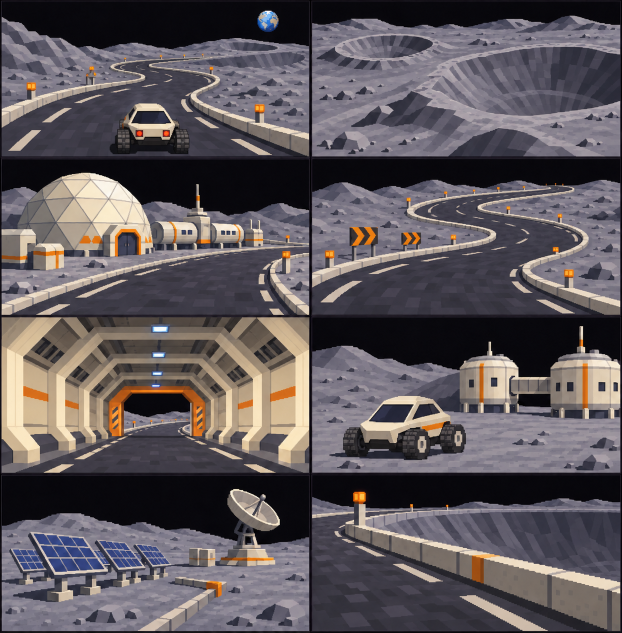
#> input picture docs/proposals/lunar-outpost/v2/moodboard.png, 1244 x 1265 px (shown at 1/2 size)
$ python build_board.py
#> lines starting #> are read from the running program, lines starting #| are printed output that depends on the picture
"""Reproducible preproduction drawings; no game files are changed."""
from pathlib import Path
import json, csv
import numpy as np
from scipy.interpolate import CubicSpline
from scipy.spatial import cKDTree
from shapely.geometry import LinearRing, LineString
import matplotlib
matplotlib.use('Agg')
import matplotlib.pyplot as plt
from matplotlib.patches import Circle, Rectangle
from matplotlib.collections import LineCollection
from PIL import Image

OUT = Path(__file__).parent
P=np.array([[-520,-300],[-740,-190],[-830,40],[-760,290],[-540,420],[-320,350],[-210,160],[-40,170],[50,370],[240,510],[500,460],[710,300],[770,50],[650,-120],[550,-260],[530,-420],[410,-580],[180,-600],[50,-430],[-110,-390],[-270,-500],[-440,-490],[-520,-300]],float)
t = np.r_[0,np.cumsum(np.linalg.norm(np.diff(P,axis=0),axis=1))]
curve = CubicSpline(t,P,bc_type='periodic')
u = np.linspace(0,t[-1],20001)
raw = curve(u)
scale = 4950 / np.linalg.norm(np.diff(raw,axis=0),axis=1).sum()
P *= scale
curve = CubicSpline(t,P,bc_type='periodic')
xy = curve(u)
ss = np.r_[0,np.cumsum(np.linalg.norm(np.diff(xy,axis=0),axis=1))]
s = np.linspace(0,4950,2476)
uu = np.interp(s,ss,u)
xy = curve(uu)
vel,acc = curve(uu,1),curve(uu,2)
k = (vel[:,0]*acc[:,1]-vel[:,1]*acc[:,0])/np.linalg.norm(vel,axis=1)**3
# Altitudes designed in metres, arbitrary local datum; start apron = +18 m.
zk = np.array([[0,18],[400,22],[900,45],[1250,49],[1550,42],[1900,59],[2200,69],[2500,62],[2900,43],[3300,26],[3550,24],[3800,30],[4100,20],[4400,14],[4700,17],[4950,18]],float)
profile = CubicSpline(zk[:,0],zk[:,1],bc_type='periodic')
z,grade = profile(s),profile(s,1)*100
distance3 = np.linalg.norm(np.diff(np.c_[xy,z],axis=0),axis=1).sum()
sectors = [0,550,1400,2300,3500,4950]
names = ['01  BASE LUNAIRE','02  CRATÈRE OCCIDENTAL','03  S DES CRÊTES','04  GRAND CRATÈRE ORIENTAL','05  BASSIN SUD & SAS']
colors = ['#e5bb72','#dc8d65','#9fbb9d','#81afc4','#b8a0c9']
craters = [dict(name='OCCIDENTAL',x=-550*scale,y=100*scale,r=270*scale,floor=-32,rim=50),dict(name='ORIENTAL',x=410*scale,y=160*scale,r=340*scale,floor=-75,rim=72),dict(name='SUD',x=280*scale,y=-380*scale,r=220*scale,floor=-28,rim=35),dict(name='IMPACT NORD',x=-100*scale,y=360*scale,r=140*scale,floor=-12,rim=30),dict(name='SATELLITE',x=-230*scale,y=-230*scale,r=145*scale,floor=-10,rim=22)]
# Corridor topology, separately from the conceptual terrain.
ring = LinearRing(xy)
edges = []
for side in [-1,1]:
    tangent = vel/np.linalg.norm(vel,axis=1)[:,None]
    edges.append(LinearRing(xy + side*11*np.c_[-tangent[:,1],tangent[:,0]]).is_simple)
metrics = dict(plan_length_m=4950,spatial_length_m=round(distance3,2),sample_step_plan_m=2,
    min_radius_m=round(1/np.max(abs(k)),2),max_uphill_percent=round(float(max(grade)),2),max_downhill_percent=round(float(min(grade)),2),
    z_min_m=round(float(min(z)),2),z_max_m=round(float(max(z)),2),climb_m=round(float(np.maximum(np.diff(z),0).sum()),2),
    closure_error_m=float(np.linalg.norm(xy[-1]-xy[0])),closed=True,axis_simple=bool(ring.is_simple),edge_22m_simple=bool(all(edges)),
    winding='clockwise',horizontal_interpolant='periodic cubic spline, chord-length parameter',vertical_interpolant='periodic cubic spline in horizontal chainage',
    curvature_sign_changes=int(np.sum(np.sign(k[1:])!=np.sign(k[:-1]))),
    scale_factor=float(scale),road_width_m=18,base_width_m=22,tunnel_chainage_m=[4480,4660],
    sector_boundaries_m=sectors,width_transition_chainages_m=[[280,360],[4770,4850]],craters=craters,control_points_xy_m=P.tolist(),profile_knots_sz_m=zk.tolist(),
    status='Concept coordinates; not imported or playtested in Redline Racer. Profile indicative of intended design, not surveyed topography.')
(OUT/'geometry.json').write_text(json.dumps(metrics,ensure_ascii=False,indent=2),encoding='utf-8')
with (OUT/'centreline.csv').open('w',newline='',encoding='utf-8') as f:
    w=csv.writer(f);w.writerow(['chainage_plan_m','east_m','north_m','altitude_m','grade_percent','curvature_per_m'])
    w.writerows(zip(s,xy[:,0],xy[:,1],z,grade,k))
print(json.dumps(metrics,ensure_ascii=False,indent=2))

BG='#10151c'; FG='#eee9db'; MUTED='#9da9b4'
plt.rcParams.update({'font.family':'DejaVu Sans','text.color':FG,'axes.labelcolor':MUTED,'xtick.color':MUTED,'ytick.color':MUTED,'font.size':10,'svg.fonttype':'none'})

def at(st): return np.array([np.interp(st,s,xy[:,0]),np.interp(st,s,xy[:,1])])

def mapdraw(ax):
    ax.set_facecolor('#1b222b')
    # Territorial masses established before route: bowls, rims, ejecta and saddle.
    gx=np.linspace(-950,1060,350)*scale; gy=np.linspace(-680,690,260)*scale
    X,Y=np.meshgrid(gx,gy); H=np.ones_like(X)*8
    for c in craters:
        R=np.hypot(X-c['x'],Y-c['y'])/c['r']
        angle=np.arctan2(Y-c['y'],X-c['x'])
        rim=(35+15*np.sin(angle)) if c['name']=='OCCIDENTAL' else ((46+26*np.sin(angle)) if c['name']=='ORIENTAL' else c['rim'])
        H += (rim-8)*np.exp(-((R-1)/.25)**2)+(c['floor']-8)*np.exp(-(R/.67)**4)
    H+=45*np.exp(-((X+25*scale)/(260*scale))**2-((Y-270*scale)/(120*scale))**2)
    # Graded shoulder and cut/fill transition. This is a conceptual designed terrain,
    # not a surveyed DEM; the road centre altitude is the authoritative profile.
    dist,idx=cKDTree(xy).query(np.c_[X.ravel(),Y.ravel()]);dist=dist.reshape(X.shape);idx=idx.reshape(X.shape)
    blend=np.clip((dist-15)/55,0,1);blend=blend*blend*(3-2*blend)
    H=blend*H+(1-blend)*z[idx]
    ax.contourf(X,Y,H,levels=[-90,-60,-30,-10,10,25,40,55,70,100],colors=['#151d27','#1c2632','#25313e','#303d49','#3d4955','#4c5661','#5c626b','#6c6e74','#7a7a7c'])
    ax.contour(X,Y,H,levels=[-60,-30,0,30,60],colors='#9ca4aa',linewidths=.35,alpha=.28)
    for c in craters:
        ax.add_patch(Circle((c['x'],c['y']),c['r'],fill=False,ec='#b4b5ac',lw=.7,ls=(0,(3,5)),alpha=.5))
        ax.text(c['x'],c['y'],c['name']+'\nØ '+str(round(2*c['r']))+' m\nfond '+str(c['floor'])+' m',ha='center',va='center',fontsize=8,color='#bec7d0',linespacing=1.6)
    # Service links, deliberately distinct from the racing ribbon.
    base=np.array([-530,-235])*scale
    for pts in [[base,[-480*scale,-280*scale],[-420*scale,-300*scale]], [base,[-300*scale,-425*scale],at(4590)], [at(880),[-750*scale,350*scale]], [at(2550),[850*scale,180*scale]]]:
        q=np.array(pts); ax.plot(q[:,0],q[:,1],ls='--',lw=1,color='#8c918e',alpha=.8)
    # Width to scale via polygon band, with separate thin sector centerline.
    tangent=vel/np.linalg.norm(vel,axis=1)[:,None]; normal=np.c_[-tangent[:,1],tangent[:,0]]
    down=np.clip((s-280)/80,0,1); down=down*down*(3-2*down)
    up=np.clip((s-4770)/80,0,1); up=up*up*(3-2*up)
    width=11-2*down+2*up
    left,right=xy+normal*width[:,None],xy-normal*width[:,None]
    ax.fill(np.r_[left[:,0],right[::-1,0]],np.r_[left[:,1],right[::-1,1]],color='#e7e2d0',zorder=5)
    for j,(a,b) in enumerate(zip(sectors[:-1],sectors[1:])):
        mask=(s>=a)&(s<=b);ax.plot(*xy[mask].T,color=colors[j],lw=2,zorder=6)
        for st in np.arange(a+150,b,330):
            p,q=at(st-14),at(st+14);ax.annotate('',xy=q,xytext=p,arrowprops=dict(arrowstyle='-|>',color=BG,lw=1.4,mutation_scale=12),zorder=8)
        p=at(a);ax.scatter(*p,s=85,c=colors[j],edgecolor=BG,zorder=9);ax.text(*p,str(j+1),ha='center',va='center',color=BG,weight='bold',fontsize=8,zorder=10)
    # Gallery physically follows the final gentle bend.
    mask=(s>=4480)&(s<=4660); ax.plot(*xy[mask].T,color=FG,lw=7,zorder=7);ax.plot(*xy[mask].T,color='#5d536a',lw=4,zorder=8)
    p=at(0); ax.annotate('DÉPART / ARRIVÉE\n0 / 4 950 m',xy=p,xytext=(-905*scale,-430*scale),fontsize=9,color=FG,arrowprops=dict(arrowstyle='-',color=FG,lw=.8),zorder=12)
    for x,y,r in [(*base,30),(-480*scale,-235*scale,10),(-453*scale,-235*scale,10)]:
        ax.add_patch(Circle((x,y),r,fc='#e7e2d0',ec=BG,lw=1,zorder=10))
    ax.text(base[0],base[1]+65,'DÔME / HABITAT',ha='center',fontsize=8)
    for j in range(4):ax.add_patch(Rectangle((-460*scale+j*20,-300*scale),13,28,fc='#547f9e',ec='#a2b3bf',lw=.4))
    ax.text(-410*scale,-335*scale,'SOLAIRE',ha='center',fontsize=7)
    installations=[(-750,350,'RELAIS',(-870,425)),(850,180,'SCIENCE',(1000,310)),(-300,-425,'GARAGE / BUGGY',(-80,-650))]
    for x,y,label,txt in installations:
        ax.scatter(x*scale,y*scale,marker='s',s=26,color='#e7e2d0',zorder=9)
        ax.annotate(label,xy=(x*scale,y*scale),xytext=np.array(txt)*scale,ha='right' if label=='SCIENCE' else 'left',fontsize=7,arrowprops=dict(arrowstyle='-',color=MUTED,lw=.6))
    ax.annotate('CRÊTE · RÉVÉLATION TERRE',xy=at(2200),xytext=(-170*scale,620*scale),ha='center',fontsize=8,arrowprops=dict(arrowstyle='-',color=MUTED,lw=.7))
    ax.annotate('GALERIE 180 m · SAS OUVERTS',xy=at(4570),xytext=(-670*scale,-630*scale),fontsize=8,arrowprops=dict(arrowstyle='-',color=MUTED,lw=.7))
    ax.text(910*scale,590*scale,'N ↑',ha='center',fontsize=14)
    ax.plot([-870*scale,-870*scale+250],[-590*scale]*2,color=FG,lw=3)
    ax.text(-870*scale+125,-565*scale,'250 m',ha='center',fontsize=8)
    ax.set_xlim(gx[0],gx[-1]);ax.set_ylim(gy[0],gy[-1]);ax.set_aspect('equal')
    ax.set_xlabel('Est / ouest · mètres');ax.set_ylabel('Nord / sud · mètres');ax.tick_params(labelsize=7)
    for spine in ax.spines.values():spine.set_color('#44505d')

def profdraw(ax):
    ax.set_facecolor(BG)
    for j,(a,b) in enumerate(zip(sectors[:-1],sectors[1:])):
        m=(s>=a)&(s<=b);ax.fill_between(s[m],z[m],0,color=colors[j],alpha=.12);ax.plot(s[m],z[m],c=colors[j],lw=2)
    ax.axvspan(4480,4660,color=FG,alpha=.1)
    ax.set_xlim(0,4950);ax.set_ylim(0,90);ax.set_yticks([0,30,60,90]);ax.grid(alpha=.12)
    ax.set_xlabel('Chaînage horizontal (m)',fontsize=8);ax.set_ylabel('Altitude (m)',fontsize=8)
    ax.tick_params(labelsize=7)
    for st,label in [(0,'BASE'),(1200,'REBORD O.'),(2200,'CRÊTE'),(2900,'DESCENTE E.'),(4570,'SAS')]:
        ax.text(st+20,float(profile(st))+7,label,fontsize=6.5,color=MUTED)
    for sp in ax.spines.values():sp.set_visible(False)

fig=plt.figure(figsize=(26,17),facecolor=BG)
fig.text(.035,.952,'REDLINE RACER   /   TRACK DESIGN STUDY 06 / V2',fontsize=11,color='#d68a42',weight='bold')
fig.text(.035,.907,'LUNAR OUTPOST',fontsize=44,weight='bold')
fig.text(.036,.875,'Trois lobes, des S de liaison et un buggy lunaire à cabine fermée.',fontsize=14,color=MUTED)
fig.text(.965,.94,'4,95 km  /  5 secteurs',ha='right',fontsize=22)
fig.text(.965,.912,f"18–22 m de large   ·   relief {z.min():.0f}–{z.max():.0f} m   ·   pente max. {max(abs(grade)):.1f} %",ha='right',fontsize=12,color=MUTED)
fig.text(.965,.88,'V2 / TRACÉ REMANIÉ / 17 NOV. 2026',ha='right',fontsize=10,color=MUTED)
fig.text(.035,.837,'01 / TERRITOIRE & BOUCLE À L’ÉCHELLE',fontsize=12,weight='bold')
fig.text(.587,.837,'02 / MOODBOARD ORIGINAL · INTENTIONS, PAS CAPTURES DU JEU',fontsize=10,weight='bold')
ax=fig.add_axes([.045,.365,.515,.45]);mapdraw(ax)
art=fig.add_axes([.585,.335,.38,.482]);art.imshow(Image.open(OUT/'moodboard.png'));art.axis('off')
# Labels follow the row-major ordering of the original contact sheet.
captions=[('01  COURBE SIGNATURE','Garder : buggy fermé, S ouverts.','Écarter : route proche du vide sans retenue.'),('02  TERRITOIRE','Garder : impacts de tailles variées.','Écarter : relief détaillé au bord roulable.'),('03  COLONIE 1978','Garder : dôme facetté, modules courts.','Écarter : ville spatiale continue.'),('04  CRÊTE','Garder : balisage avant le sommet.','Écarter : virage caché après la bosse.'),('05  GALERIE','Garder : anneaux, sortie éclairée.','Écarter : sas mobiles pendant la course.'),('06  BUGGY LUNAIRE','Garder : toit et vitres opaques.','Écarter : cockpit ouvert, joueurs visibles.'),('07  ÉNERGIE / RELAIS','Garder : îlot technique compact.','Écarter : antenne dominante façon Area 51.'),('08  GUIDAGE','Garder : sol sombre, bordure ivoire.','Écarter : néon continu et faible contraste.')]
for j,(title,a,b) in enumerate(captions):
    x=.587+(j%2)*.195; y=.31-(j//2)*.061
    fig.text(x,y,title,fontsize=9,color='#e5bb72',weight='bold')
    fig.text(x,y-.016,a,fontsize=7.5,color=FG);fig.text(x,y-.030,b,fontsize=7.5,color=MUTED)
fig.text(.035,.321,'03 / PROFIL LONGITUDINAL PROPOSÉ',fontsize=12,weight='bold')
fig.text(.035,.301,'Indicatif : altitudes conçues, sans relevé réel ni validation en jeu. Même axe que le plan.',fontsize=8,color=MUTED)
prof=fig.add_axes([.055,.165,.49,.12]);profdraw(prof)
for j,n in enumerate(names):
    x=.035+(j%3)*.175;y=.112-(j//3)*.023
    fig.text(x,y,n,fontsize=8,color=colors[j],weight='bold')
fig.text(.035,.059,'Secteurs colorés = document. Pointillés = dessertes. Terrain et terrassements indicatifs ; échelle XY uniforme.',fontsize=8,color=MUTED)
fig.text(.035,.04,f"BOUCLE VÉRIFIÉE   fermeture 0 m · aucun croisement · rayon min. {metrics['min_radius_m']:.0f} m · longueur 3D {distance3:.0f} m",fontsize=9,color=FG)
for j,c in enumerate(['#070b13','#777f8c','#303640','#e7e2d0','#547f9e','#d68a42']):
    fig.add_artist(Rectangle((.587+j*.063,.055),.055,.017,transform=fig.transFigure,fc=c,ec='#68717b',lw=.5))
fig.text(.587,.04,'ISOLEMENT / ÉLAN / MINÉRAL / ANALOGIQUE / HORIZON',fontsize=8,color=MUTED)
fig.savefig(OUT/'planche-lunar-outpost.png',dpi=170,facecolor=BG)
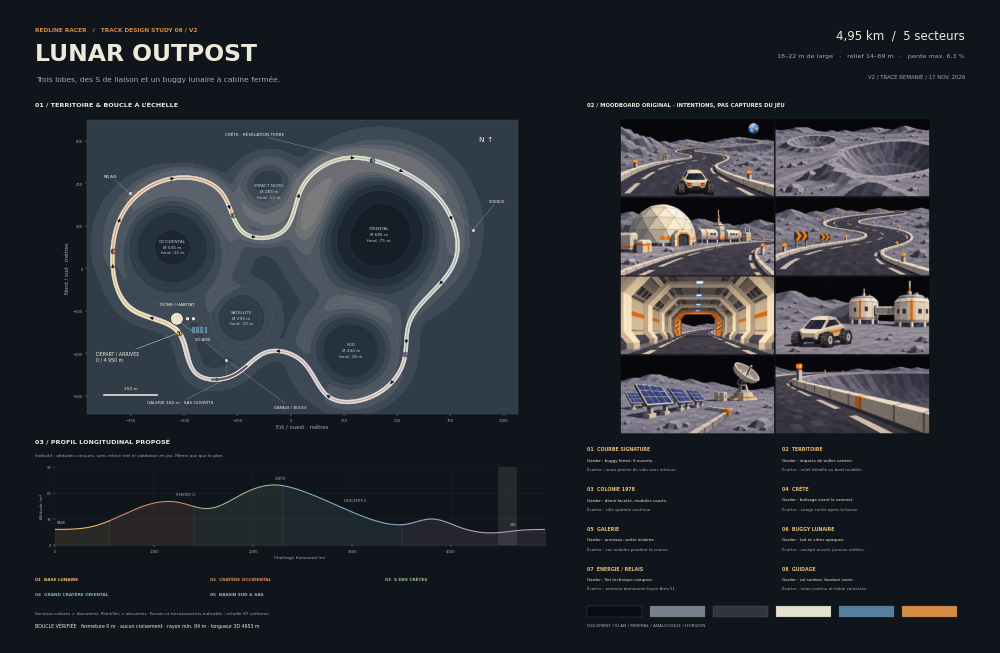
#> figure drawn by matplotlib, 3 panels; panel 3: curve peaks at x = 550, y = 27.97; panel 3: curve peaks at x = 1146, y = 50.11; panel 3: curve peaks at x = 2214, y = 69.02
fig.savefig(OUT/'planche-lunar-outpost.svg',facecolor=BG)
plt.close(fig)
fig=plt.figure(figsize=(15,11),facecolor=BG);a=fig.add_axes([.08,.09,.86,.80]);mapdraw(a);fig.suptitle('LUNAR OUTPOST — Plan territorial et tracé coté',fontsize=20,y=.96);fig.text(.08,.025,'Mètres · sens horaire · route 18 m / base 22 m · courbes de niveau conceptuelles, non relevées',color=MUTED);fig.savefig(OUT/'plan-territorial.png',dpi=180);plt.close(fig)
#> after `fig = plt.figure(figsize=(15, 11), facecolor=BG)`:
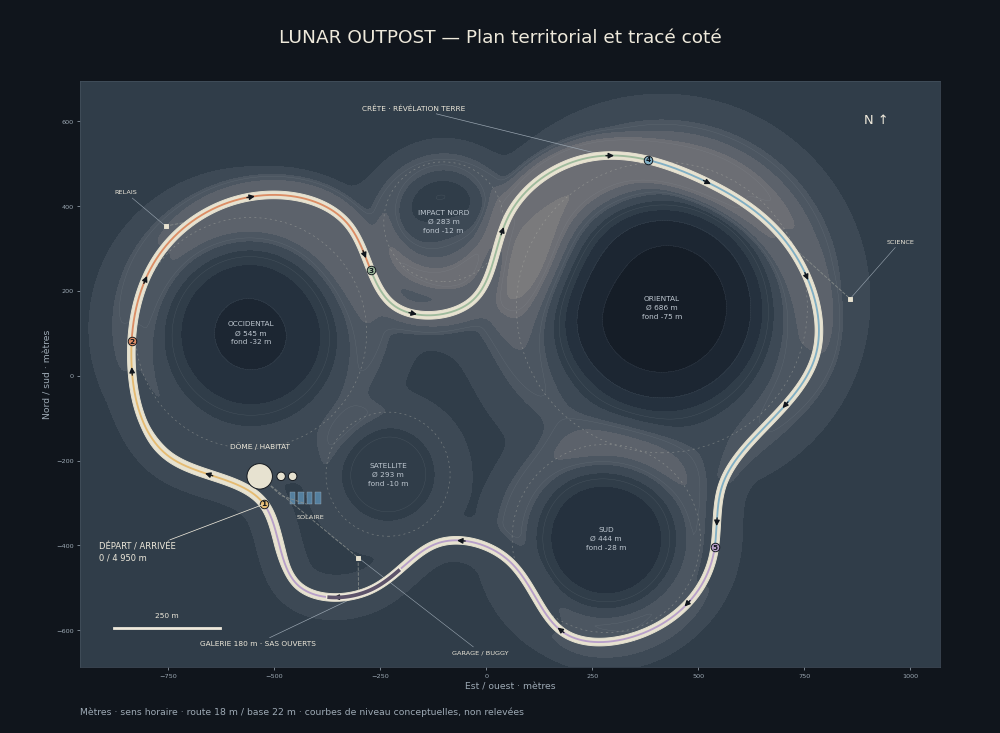
#> figure drawn by matplotlib, 1 panel
fig=plt.figure(figsize=(15,4),facecolor=BG);a=fig.add_axes([.08,.2,.88,.6]);profdraw(a);fig.suptitle('Profil indicatif de conception — même chaînage que le plan',fontsize=15);fig.savefig(OUT/'profil-altimetrique.png',dpi=180);plt.close(fig)
#> after `fig = plt.figure(figsize=(15, 4), facecolor=BG)`:
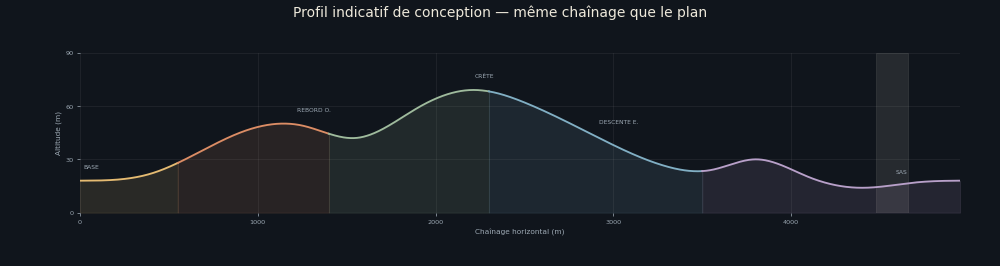
#> figure drawn by matplotlib, 1 panel; curve peaks at x = 550, y = 27.97; curve peaks at x = 1146, y = 50.11; curve peaks at x = 2214, y = 69.02
